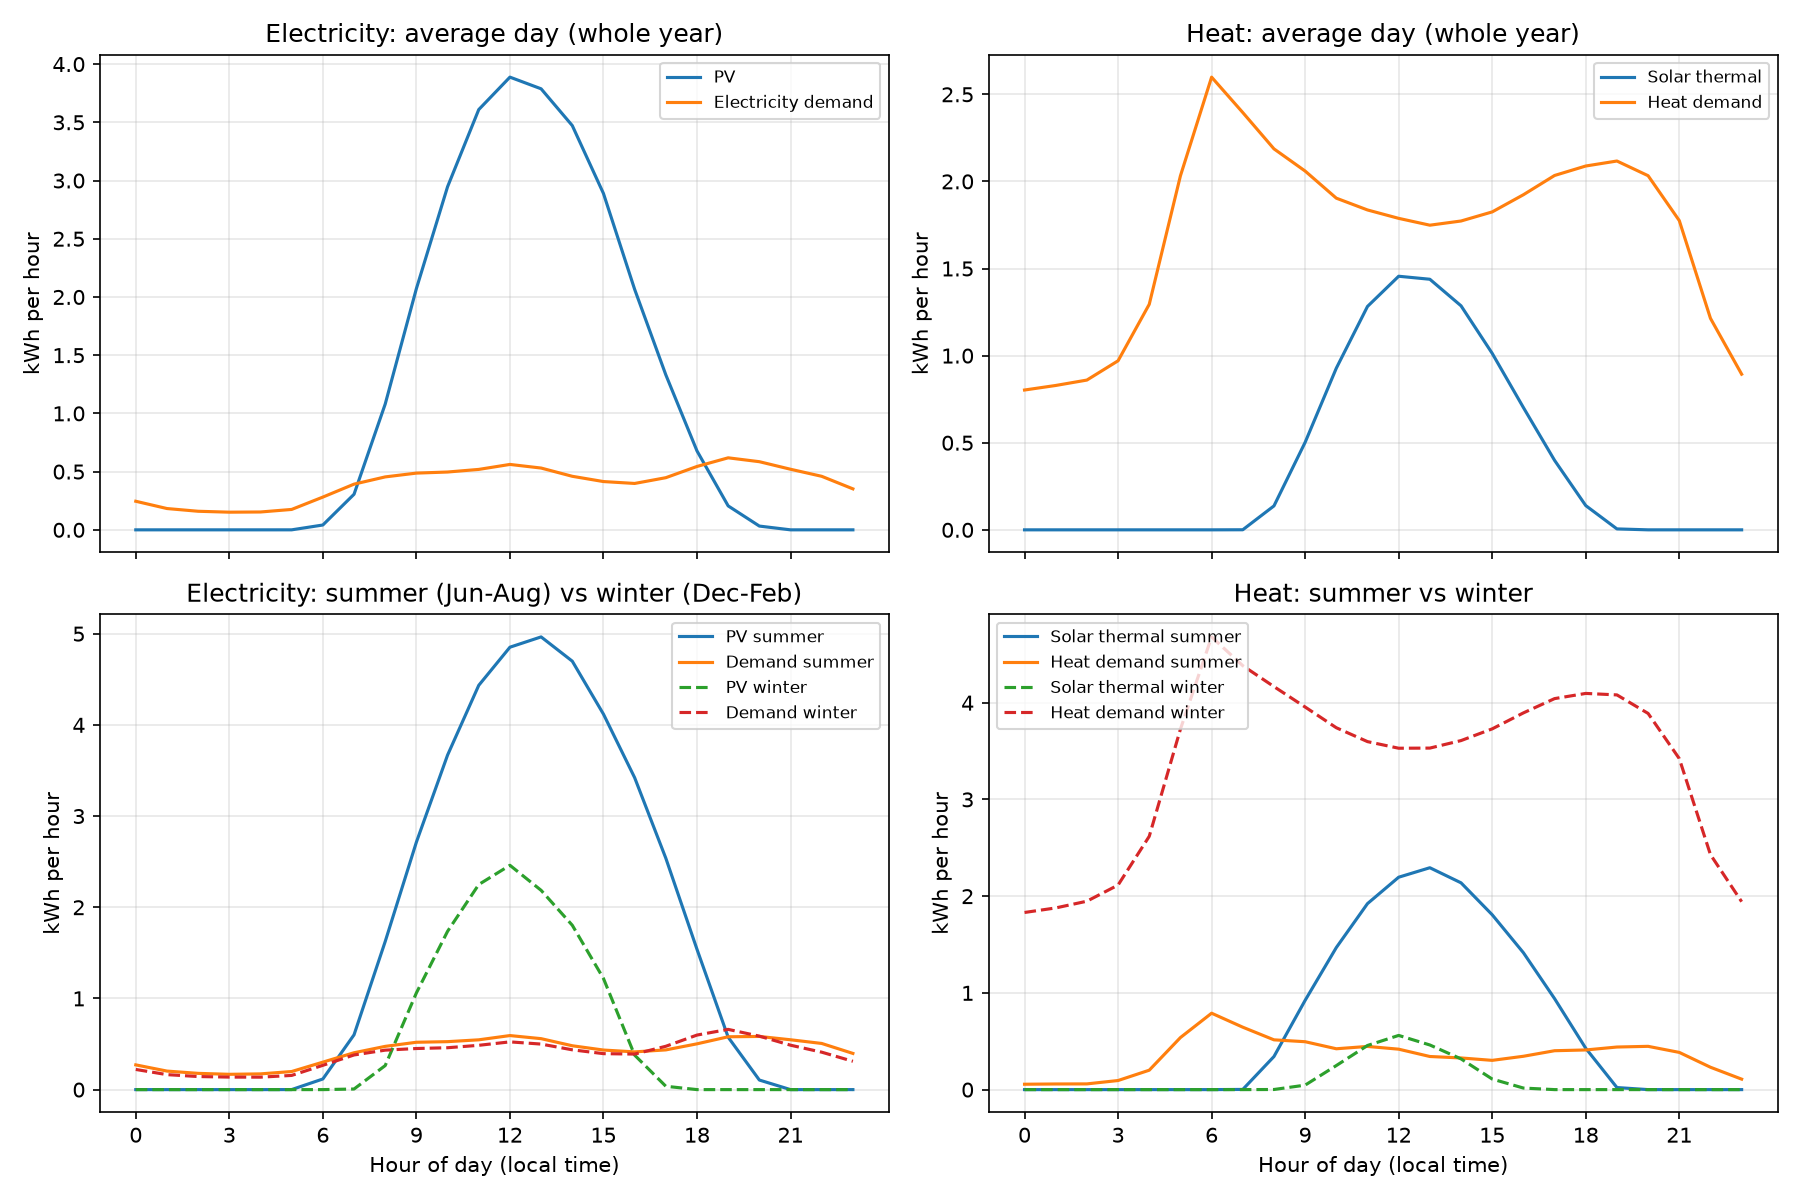

The script that saved this image:
import pandas as pd
import matplotlib.pyplot as plt

# ---- load + merge on local time (same as plot_demand.py) ----
pv = pd.read_csv("karlsruhe_pv_hourly.csv", parse_dates=["timestamp_utc"])
pv["timestamp_local"] = pv["timestamp_utc"].dt.tz_convert("Europe/Berlin").dt.tz_localize(None)
elec = pd.read_csv("elec_demand_hourly.csv", parse_dates=["timestamp_local"])
heat = pd.read_csv("heat_demand_hourly.csv", parse_dates=["timestamp_local"])
df = pv.merge(elec, on="timestamp_local").merge(heat[["timestamp_local", "heat_kwh"]], on="timestamp_local")

df["hour"] = df["timestamp_local"].dt.hour
df["month"] = df["timestamp_local"].dt.month
cols = ["pv_ac_kwh", "elec_kwh", "solar_thermal_kwh", "heat_kwh"]

# ---- average value for each hour of the day (0-23) ----
profile = df.groupby("hour")[cols].mean()
profile.round(3).to_csv("daily_profile_avg.csv")
print("Hour of highest demand/production (yearly average):")
print(profile.idxmax().rename("hour"))

# ---- winter vs summer ----
winter = df[df["month"].isin([12, 1, 2])].groupby("hour")[cols].mean()
summer = df[df["month"].isin([6, 7, 8])].groupby("hour")[cols].mean()

fig, ax = plt.subplots(2, 2, figsize=(12, 8), sharex=True)

ax[0, 0].plot(profile.index, profile["pv_ac_kwh"], label="PV")
ax[0, 0].plot(profile.index, profile["elec_kwh"], label="Electricity demand")
ax[0, 0].set_title("Electricity: average day (whole year)")

ax[0, 1].plot(profile.index, profile["solar_thermal_kwh"], label="Solar thermal")
ax[0, 1].plot(profile.index, profile["heat_kwh"], label="Heat demand")
ax[0, 1].set_title("Heat: average day (whole year)")

ax[1, 0].plot(summer.index, summer["pv_ac_kwh"], label="PV summer")
ax[1, 0].plot(summer.index, summer["elec_kwh"], label="Demand summer")
ax[1, 0].plot(winter.index, winter["pv_ac_kwh"], "--", label="PV winter")
ax[1, 0].plot(winter.index, winter["elec_kwh"], "--", label="Demand winter")
ax[1, 0].set_title("Electricity: summer (Jun-Aug) vs winter (Dec-Feb)")

ax[1, 1].plot(summer.index, summer["solar_thermal_kwh"], label="Solar thermal summer")
ax[1, 1].plot(summer.index, summer["heat_kwh"], label="Heat demand summer")
ax[1, 1].plot(winter.index, winter["solar_thermal_kwh"], "--", label="Solar thermal winter")
ax[1, 1].plot(winter.index, winter["heat_kwh"], "--", label="Heat demand winter")
ax[1, 1].set_title("Heat: summer vs winter")

for a in ax.flat:
    a.set_ylabel("kWh per hour"); a.set_xticks(range(0, 24, 3)); a.legend(fontsize=8); a.grid(alpha=0.3)
for a in ax[1]:
    a.set_xlabel("Hour of day (local time)")
plt.tight_layout()
plt.savefig("daily_profile.png", dpi=150)
plt.show()
